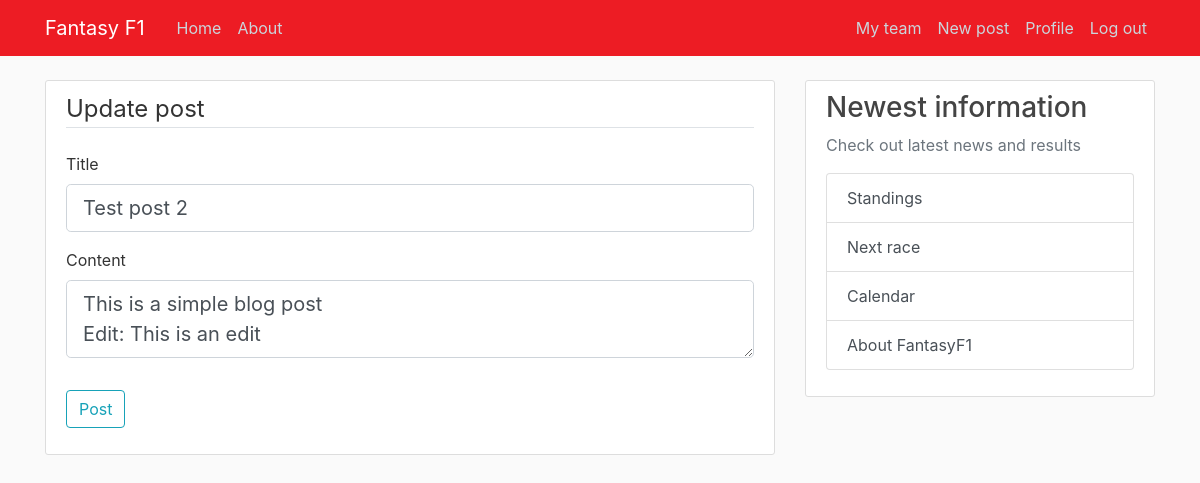
The page /post/2/update (signed in) on the database its author committed.
### fantasyf1/models.py (models this page shows, shortened)
class Post(db.Model):
    id = db.Column(db.Integer, primary_key=True)
    title = db.Column(db.String(100), nullable=False)
    date_posted = db.Column(db.DateTime, nullable=False, default=datetime.utcnow)
    content = db.Column(db.Text, nullable=False)
    user_id = db.Column(db.Integer, db.ForeignKey('user.id'), nullable=False)

### fantasyf1/posts/routes.py (the view)
@posts.route("/post/<int:post_id>/update", methods=["GET", "POST"])
@login_required
def update_post(post_id: int):
    post = Post.query.get_or_404(post_id)
    if post.author != current_user:
        abort(403)
    form = PostForm()
    if form.validate_on_submit():
        post.title = form.title.data
        post.content = form.content.data
        db.session.commit()
        flash("Your post has been updated!", "success")
        return redirect(url_for("posts.post", post_id=post.id))
    elif request.method == "GET":
        form.title.data = post.title
        form.content.data = post.content
    return render_template(
        "create_post.html",
        title="Update post",
        post=post,
        form=form,
        legend="Update post",
    )

### fantasyf1/posts/forms.py
class PostForm(FlaskForm):
    title = StringField('Title', validators=[DataRequired()])
    content = TextAreaField('Content', validators=[DataRequired()])
    submit = SubmitField("Post")

### fantasyf1/models.py (called while the page is built)
@login_manager.user_loader
def load_user(user_id):
    return User.query.get(int(user_id))

### fantasyf1/templates/create_post.html (shortened to what this page needs)
{% extends "layout.html" %}
{% block content %}
<div class="content-section">
    <form method="POST" action="">
        <fieldset class="form-group">
            <legend class="border-bottom mb-4">{{ legend }}</legend>
            <div class="form-group">
                {{ form.title.label(class="form-control-label") }}
                {% if form.title.errors %}
                    {{ form.title(class="form-control form-control-lg is-invalid") }}
                    <div class="invalid-feedback">
                        {% for error in form.title.errors %}
                            <span>{{ error }}</span>
                        {% endfor %}
                    </div>
                {% else %}
                    {{ form.title(class="form-control form-control-lg") }}
                {% endif %}
            </div>
            <div class="form-group">
                {{ form.content.label(class="form-control-label") }}
                {% if form.content.errors %}
                    {{ form.content(class="form-control form-control-lg is-invalid") }}
                    <div class="invalid-feedback">
                        {% for error in form.content.errors %}
                            <span>{{ error }}</span>
                        {% endfor %}
                    </div>
                {% else %}
                    {{ form.content(class="form-control form-control-lg") }}
                {% endif %}
            </div>
        </fieldset>
        <div class="form-group">
            {{ form.submit(class="btn btn-outline-info") }}
        </div>
    </form>
</div>
{% endblock content %}

### fantasyf1/static/main.css (style rules this page uses)
body { background: #fafafa; color: #333333; margin-top: 5rem; }
.content-section { background: #ffffff; padding: 10px 20px; border: 1px solid #dddddd; border-radius: 3px; margin-bottom: 20px; }

### rows shown on the page
Post: title "Test post 2", content "This is a simple blog post Edit: This is an edit"

### other values the page prints
{{ legend }} "Update post"
